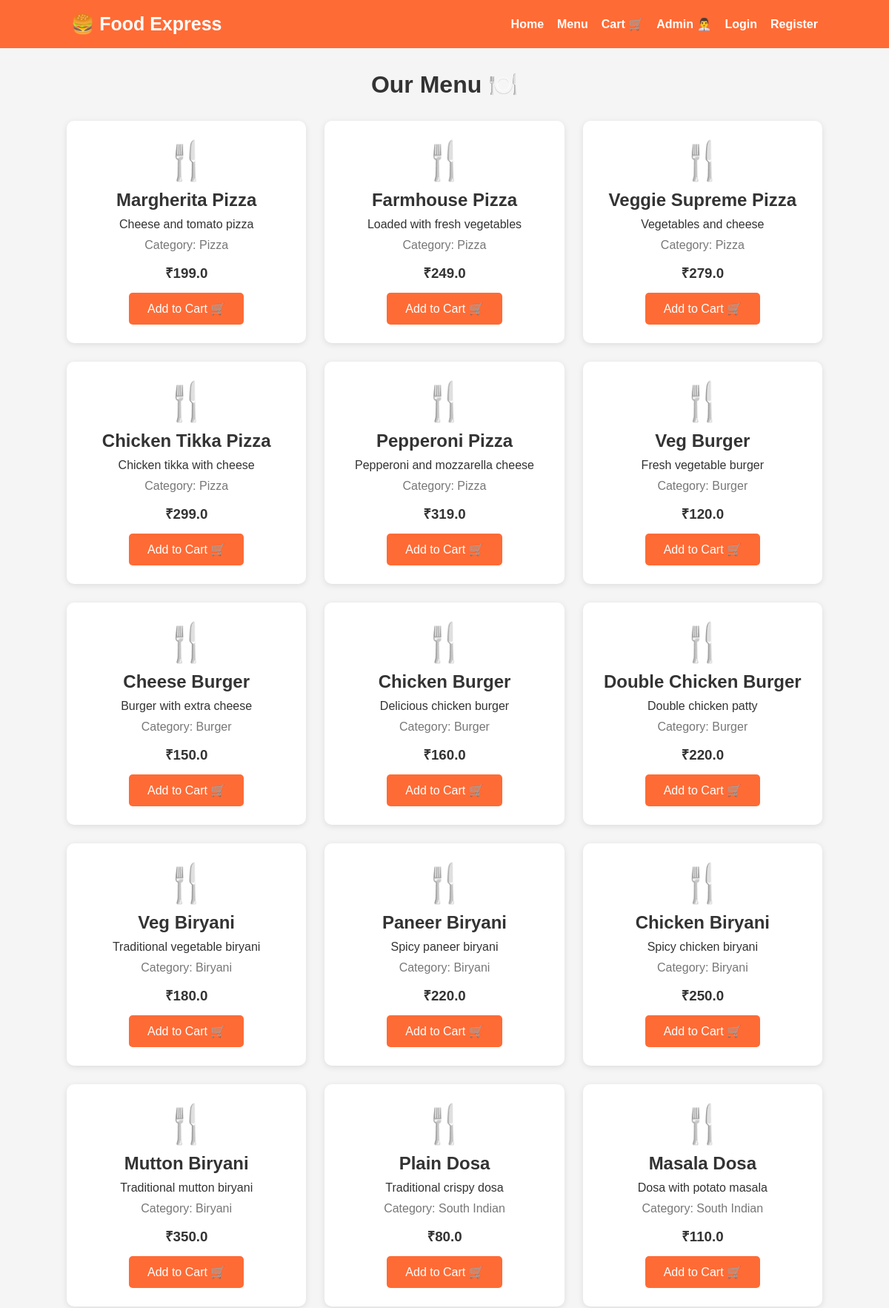
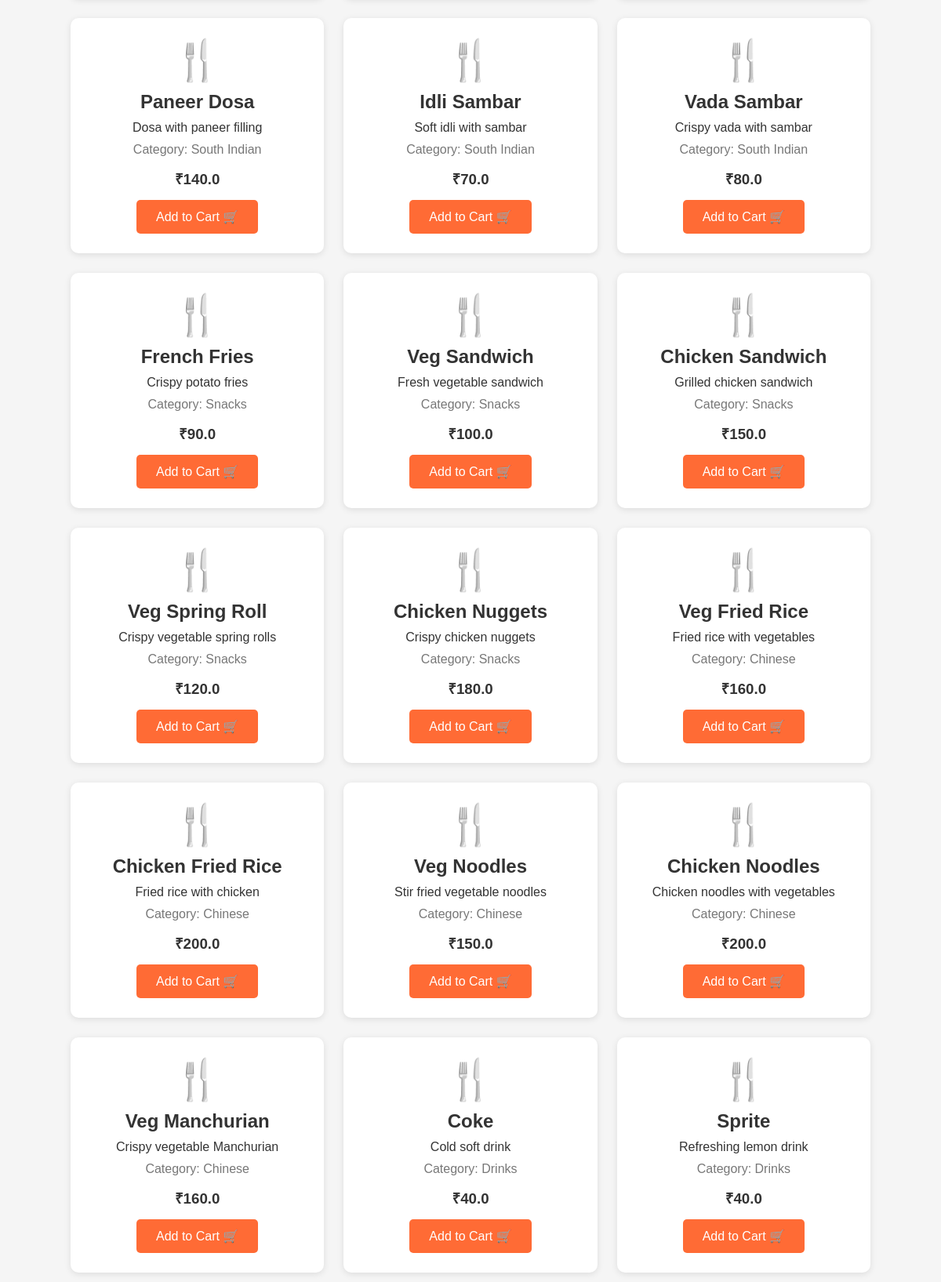
The page /menu (upper part) on the database its author committed (2 pictures, top to bottom).
### tables this page shows
CREATE TABLE menu_items (
            id INTEGER PRIMARY KEY AUTOINCREMENT,
            name TEXT NOT NULL,
            description TEXT,
            price REAL NOT NULL,
            category TEXT
        );

### app.py (the view)
@app.route("/menu")
def menu():
    conn = get_db_connection()
    items = conn.execute(
        "SELECT * FROM menu_items"
    ).fetchall()
    conn.close()
    return render_template("menu.html", items=items)

### app.py (called while the page is built)
def get_db_connection():
    conn = sqlite3.connect(DATABASE)
    conn.row_factory = sqlite3.Row
    return conn

### templates/menu.html
{% extends "base.html" %}
{% block content %}
<h1 class="page-title">Our Menu 🍽️</h1>
<div class="menu-grid">
    {% for item in items %}
    <div class="food-card">
        <div class="food-icon">
            🍴
        </div>
        <h2>{{ item.name }}</h2>
        <p>
            {{ item.description }}
        </p>
        <p class="category">
            Category: {{ item.category }}
        </p>
        <h3>
            ₹{{ item.price }}
        </h3>
        <a href="{{ url_for('add_to_cart', item_id=item.id) }}"
           class="btn">
            Add to Cart 🛒
        </a>
    </div>
    {% endfor %}
</div>
{% endblock %}

### templates/base.html (shortened to what this page needs)
<!DOCTYPE html>
<html lang="en">
<head>
    <link rel="stylesheet"
          href="{{ url_for('static', filename='css/style.css') }}">
</head>
<body>
    <nav>
        <div class="logo">
            🍔 Food Express
        </div>
        <div class="nav-links">
            <a href="{{ url_for('index') }}">
                Home
            </a>
            <a href="{{ url_for('menu') }}">
                Menu
            </a>
            <a href="{{ url_for('cart') }}">
                Cart 🛒
            </a>
             <a href="{{ url_for('admin_login') }}">
                Admin 👨‍💼
            </a>
            {% if session.get('user_id') %}
                <a href="{{ url_for('orders') }}">
                    My Orders 📦
                </a>
                <a href="{{ url_for('logout') }}">
                    Logout
                </a>
            {% else %}
                <a href="{{ url_for('login') }}">
                    Login
                </a>
                <a href="{{ url_for('register') }}">
                    Register
                </a>
            {% endif %}
        </div>
    </nav>
    <div class="container">
        {% block content %}
        {% endblock %}
    </div>
</body>
</html>

### static/css/style.css (style rules this page uses)
* { margin: 0; padding: 0; box-sizing: border-box; }
body { font-family: Arial, sans-serif; background-color: #f5f5f5; color: #333; }
nav { background-color: #ff6b35; color: white; display: flex; justify-content: space-between; align-items: center; padding: 18px 8%; }
.logo { font-size: 25px; font-weight: bold; }
.nav-links { display: flex; align-items: center; gap: 18px; }
.nav-links a { color: white; text-decoration: none; font-weight: bold; }
.container { width: 85%; margin: auto; padding: 30px 0; }
.btn { display: inline-block; background-color: #ff6b35; color: white; padding: 12px 25px; text-decoration: none; border: none; border-radius: 5px; cursor: pointer; font-size: 16px; }
.page-title { text-align: center; margin-bottom: 30px; }
.menu-grid { display: grid; grid-template-columns: repeat(auto-fit, minmax(250px, 1fr)); gap: 25px; }
.food-card { background-color: white; padding: 25px; text-align: center; border-radius: 10px; box-shadow: 0 2px 8px rgba(0, 0, 0, 0.1); transition: 0.3s; }
.food-icon { font-size: 50px; margin-bottom: 10px; }
.food-card h2 { margin-bottom: 10px; }
.food-card p { margin-bottom: 10px; }
.food-card h3 { margin: 15px 0; }
.category { color: #777; }

### rows shown on the page
menu_items: name "Margherita Pizza", description "Cheese and tomato pizza", category "Pizza", price "199.0"
menu_items: name "Farmhouse Pizza", description "Loaded with fresh vegetables", category "Pizza", price "249.0"
menu_items: name "Veggie Supreme Pizza", description "Vegetables and cheese", category "Pizza", price "279.0"
menu_items: name "Chicken Tikka Pizza", description "Chicken tikka with cheese", category "Pizza", price "299.0"
menu_items: name "Pepperoni Pizza", description "Pepperoni and mozzarella cheese", category "Pizza", price "319.0"
menu_items: name "Veg Burger", description "Fresh vegetable burger", category "Burger", price "120.0"
menu_items: name "Cheese Burger", description "Burger with extra cheese", category "Burger", price "150.0"
menu_items: name "Chicken Burger", description "Delicious chicken burger", category "Burger", price "160.0"
menu_items: name "Double Chicken Burger", description "Double chicken patty", category "Burger", price "220.0"
menu_items: name "Veg Biryani", description "Traditional vegetable biryani", category "Biryani", price "180.0"
menu_items: name "Paneer Biryani", description "Spicy paneer biryani", category "Biryani", price "220.0"
menu_items: name "Chicken Biryani", description "Spicy chicken biryani", category "Biryani", price "250.0"
menu_items: name "Mutton Biryani", description "Traditional mutton biryani", category "Biryani", price "350.0"
menu_items: name "Plain Dosa", description "Traditional crispy dosa", category "South Indian", price "80.0"
menu_items: name "Masala Dosa", description "Dosa with potato masala", category "South Indian", price "110.0"
menu_items: name "Paneer Dosa", description "Dosa with paneer filling", category "South Indian", price "140.0"
menu_items: name "Idli Sambar", description "Soft idli with sambar", category "South Indian", price "70.0"
menu_items: name "Vada Sambar", description "Crispy vada with sambar", category "South Indian", price "80.0"
menu_items: name "French Fries", description "Crispy potato fries", category "Snacks", price "90.0"
menu_items: name "Veg Sandwich", description "Fresh vegetable sandwich", category "Snacks", price "100.0"
menu_items: name "Chicken Sandwich", description "Grilled chicken sandwich", category "Snacks", price "150.0"
menu_items: name "Veg Spring Roll", description "Crispy vegetable spring rolls", category "Snacks", price "120.0"
menu_items: name "Chicken Nuggets", description "Crispy chicken nuggets", category "Snacks", price "180.0"
menu_items: name "Veg Fried Rice", description "Fried rice with vegetables", category "Chinese", price "160.0"
menu_items: name "Chicken Fried Rice", description "Fried rice with chicken", category "Chinese", price "200.0"
menu_items: name "Veg Noodles", description "Stir fried vegetable noodles", category "Chinese", price "150.0"
menu_items: name "Chicken Noodles", description "Chicken noodles with vegetables", category "Chinese", price "200.0"
menu_items: name "Veg Manchurian", description "Crispy vegetable Manchurian", category "Chinese", price "160.0"
menu_items: name "Coke", description "Cold soft drink", category "Drinks", price "40.0"
menu_items: name "Sprite", description "Refreshing lemon drink", category "Drinks", price "40.0"
